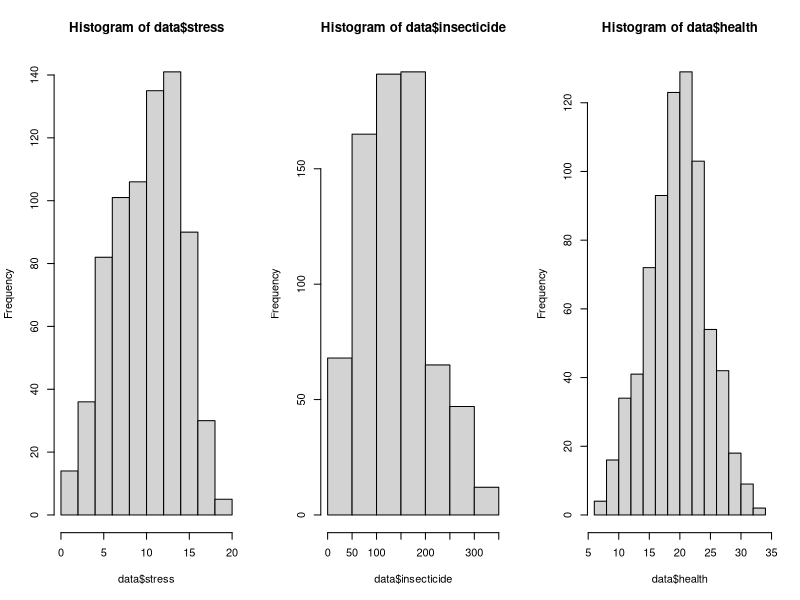
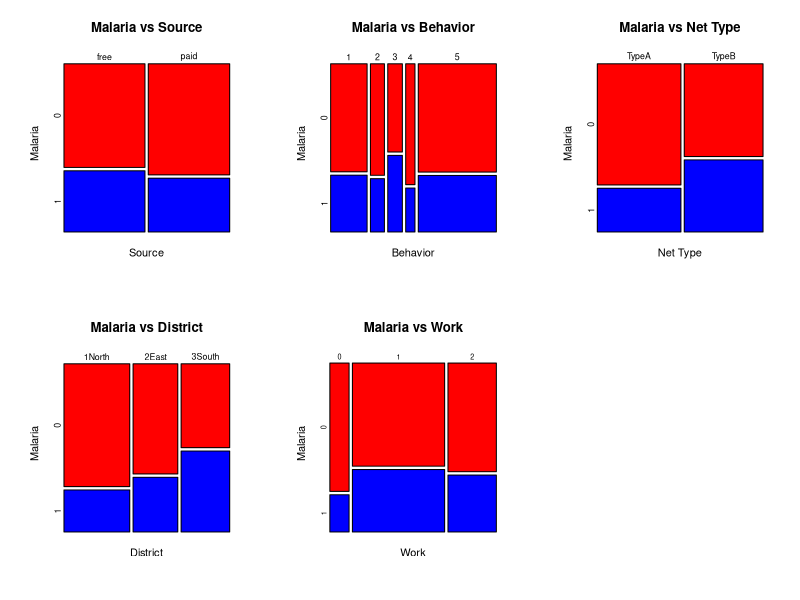
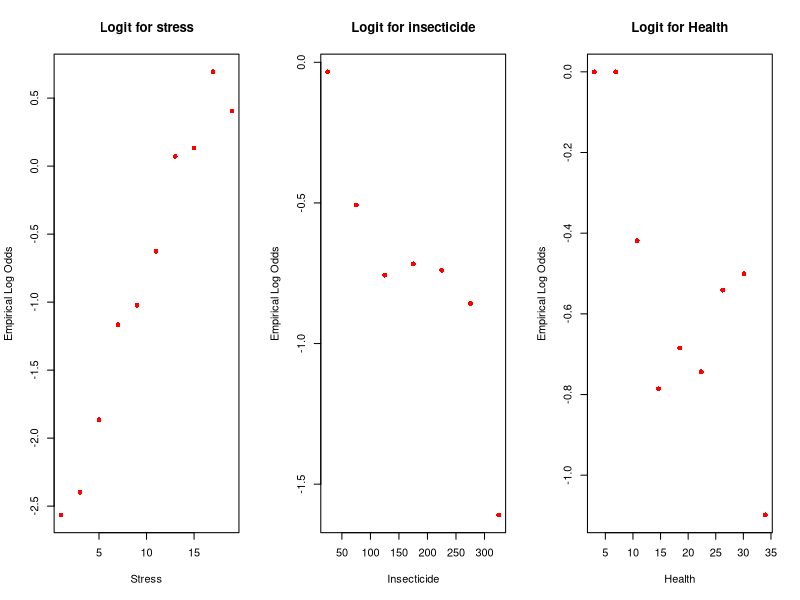
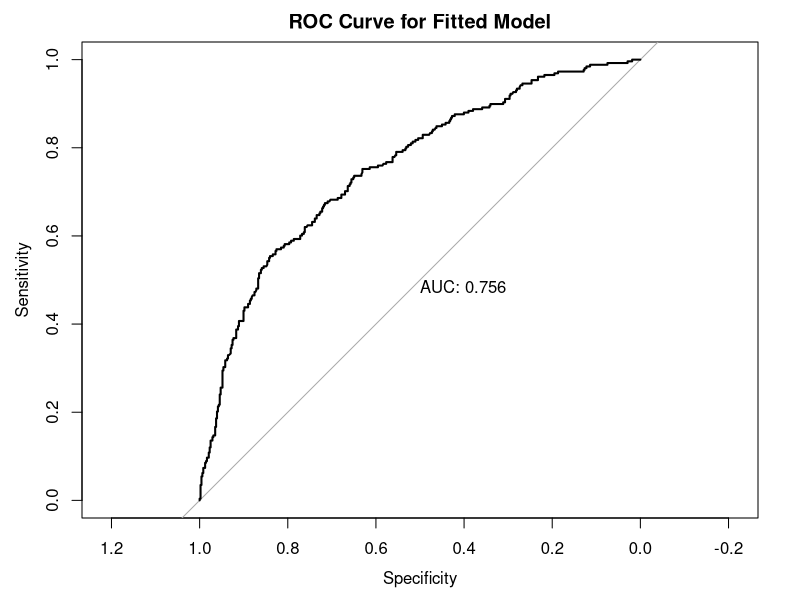
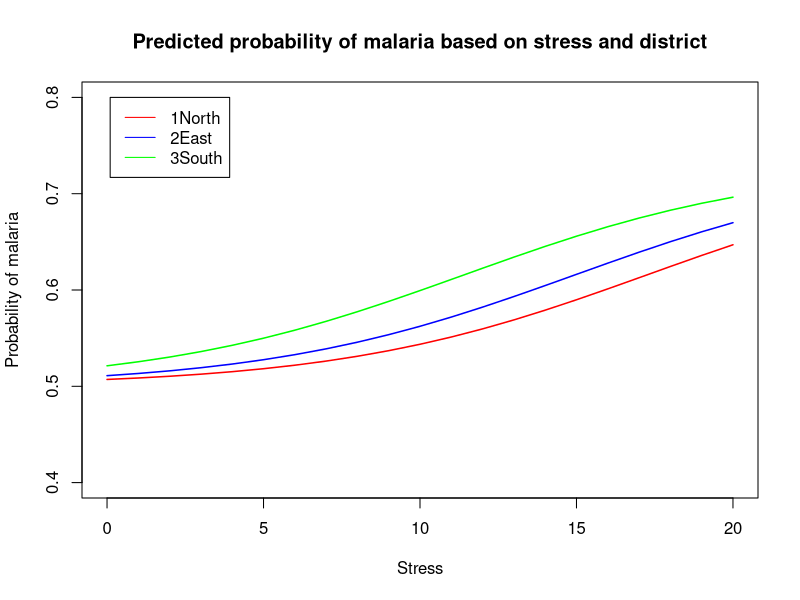
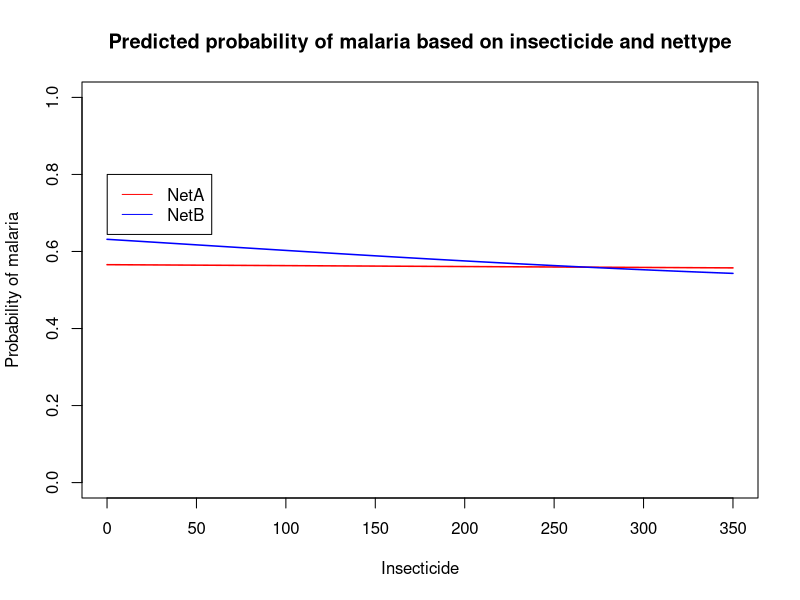
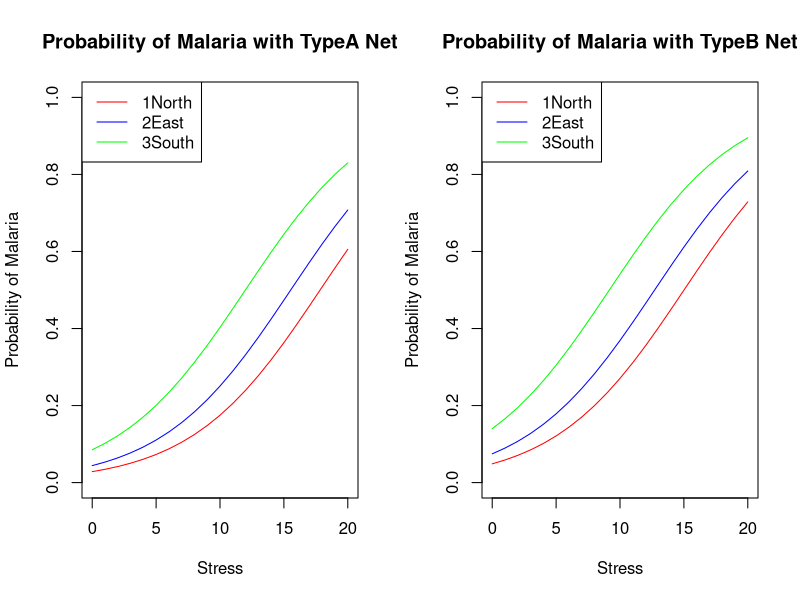
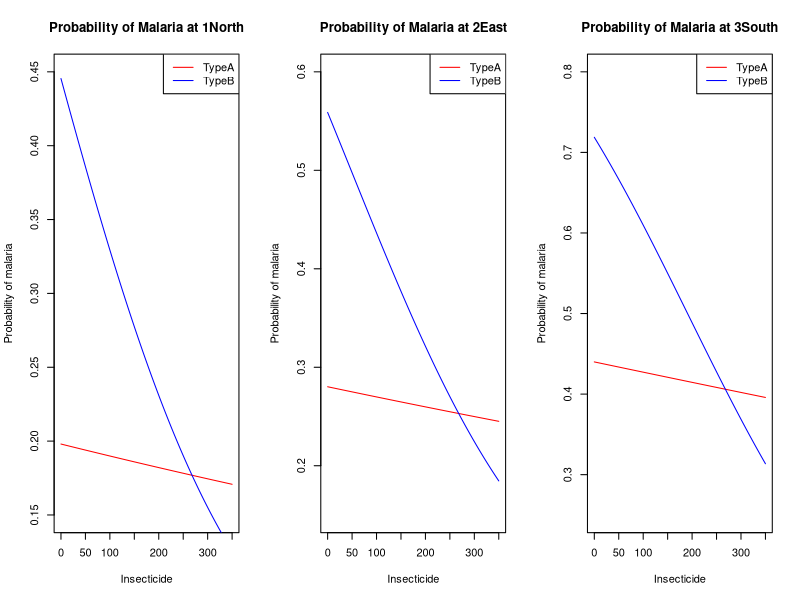

Here is the R script that generated these plots, in order:
# packages
library(pROC)

# import data
fdata = read.csv("malaria.csv")
head(fdata)

# remove Nid column
data = fdata[,-1]
head(data)

# check for null values
sum(is.na(data))

# change categorical variables using factor
data$source = factor(data$source)
data$behavior = factor(data$behavior)
data$nettype = factor(data$nettype)
data$district = factor(data$district)
data$work = factor(data$work)

# characteristics of subjects
summary(data$insecticide)
summary(data$stress)
summary(data$health)


# remove outlier
data = data[(data$insecticide < 424.01),]
data = data[(data$health != 37),]
data = data[(data$district != "9Moon"),]
data$district = droplevels(data$district, exclude = "9Moon")
data = data[(data$stress>0),]

# check for null values after removing outliers
sum(is.na(data))

# histograms
par(mfrow = c(1, 3))
hist(data$stress)
hist(data$insecticide, breaks = seq(0,350, by=50))
hist(data$health)
par(mfrow = c(1, 1))

# Plot of Contingency Table ---------------------------------
par(mfrow = c(2, 3))
mosaicplot(table(data$source, data$malaria),
           color = c("Red", "Blue"),
           xlab="Source",
           ylab="Malaria",
           main="Malaria vs Source",
           cex.axis = 0.8)

mosaicplot(table(data$behavior, data$malaria),
           color = c("Red", "Blue"),
           xlab="Behavior",
           ylab="Malaria",
           main="Malaria vs Behavior",
           cex.axis = 0.8)

mosaicplot(table(data$nettype, data$malaria),
           color = c("Red", "Blue"),
           xlab="Net Type",
           ylab="Malaria",
           main = "Malaria vs Net Type",
           cex.axis = 0.8)

mosaicplot(table(data$district, data$malaria),
           color = c("Red", "Blue"),
           xlab="District",
           ylab="Malaria",
           main="Malaria vs District",
           cex.axis = 0.8)

mosaicplot(table(data$work, data$malaria),
           color = c("Red", "Blue"),
           xlab="Work",
           ylab="Malaria",
           main="Malaria vs Work",
           cex.axis = )
par(mfrow = c(1, 1))

# Chi-sq test for categorical variable ---------------------------------
chisq.test(table(data$malaria, data$source))
chisq.test(table(data$malaria, data$behavior))
chisq.test(table(data$malaria, data$nettype))
chisq.test(table(data$malaria, data$district))
chisq.test(table(data$malaria, data$work))

# LR test for continuous variable ---------------------------------
glm.stress = glm(malaria ~ stress, data=data, family="binomial")
glm.insecticide = glm(malaria ~ insecticide, data=data, family="binomial")
glm.health = glm(malaria ~ health, data=data, family="binomial")

pchisq(anova(glm.stress)[2,2], anova(glm.stress)[2,1], lower.tail = FALSE)
pchisq(anova(glm.insecticide)[2,2], anova(glm.insecticide)[2,1], lower.tail = FALSE)
pchisq(anova(glm.health)[2,2], anova(glm.health)[2,1], lower.tail = FALSE)

# slicing-dicing plot of empirical log-odds ---------------------------------

# Stress
stress.frac = factor(cut(data$stress,breaks=seq(0,20, by=2)))
stressdata <- data.frame(data, stress.frac)
e.probs= tapply(data$malaria, stress.frac, mean)
e.logits.stress <- log(e.probs/(1-e.probs))

# insecticide
insecticide.frac = factor(cut(data$insecticide,breaks=seq(0,350, by=50)))
insecticidedata <- data.frame(data, insecticide.frac)
e.probsins= tapply(data$malaria, insecticide.frac, mean)
e.logit.insecticide <- log(e.probsins/(1-e.probsins))

# health
health.frac = factor(cut(data$health, breaks=seq(5,34, by=3)))
health_data <- data.frame(data, health.frac)
e.probsins = tapply(data$malaria, health.frac, mean)
e.logitsins.health <- log(e.probsins/(1-e.probsins))

par(mfrow = c(1, 3))
plot(seq(1,19, by=2), e.logits.stress, xlab="Stress", col = "red",
     pch = 16, main= "Logit for stress", ylab = "Empirical Log Odds")
plot(seq(25, 325, by=50), e.logit.insecticide, xlab="Insecticide", col = "red",
     pch = 16,main= "Logit for insecticide", ylab = "Empirical Log Odds")
plot(seq(3, 34, length.out=length(e.logitsins.health)),e.logitsins.health,
     xlab="Health", col = "red", pch = 16,
     main= "Logit for Health", ylab = "Empirical Log Odds")
par(mfrow = c(1, 1))

# Model Fitting ---------------------------------

# test transformations of insecticide
# insecticide
summary(glm(malaria ~ insecticide, data = data, family="binomial"))
BIC(glm(malaria ~ insecticide, data = data, family="binomial"))

# sqrt insecticide
summary(glm(malaria ~ sqrt(insecticide), data = data, family="binomial"))
BIC(glm(malaria ~ sqrt(insecticide), data = data, family="binomial"))

# insecticide^2
summary(glm(malaria ~ (insecticide)^2, data = data, family="binomial"))
BIC(glm(malaria ~ (insecticide)^2, data = data, family="binomial"))


# Anova tests for Model Variations ---------------------------------

# all the associated variables
model.associated = glm(malaria ~ nettype + district + work + stress + insecticide,
                 family= "binomial",
                 data = data)
summary(model.associated)
BIC(model.associated) # 868.0192
AIC(model.associated) # 831.166

#all associated variables but with sqrt(insecticide)
model.transform<-glm(malaria ~ nettype + district + work + stress + sqrt(insecticide),
    family= "binomial",
    data = data)
summary(model.transform) #AIC = 831.05
BIC(model.transform) #BIC = 867.9061

# remove net type
model.rem.nettype = glm(malaria ~ district + work + stress + sqrt(insecticide),
                        family= "binomial",
                        data = data)
summary(model.rem.nettype)
AIC(model.rem.nettype) # 840.3344
BIC(model.rem.nettype) # 872.5809

#remove district
model.rem.district = glm(malaria ~ nettype + work + stress + sqrt(insecticide),
                         family= "binomial",
                         data = data)
summary(model.rem.district)
AIC(model.rem.district) # 859.722
BIC(model.rem.district) # 887.3624

# remove work

model.rem.work = glm(malaria ~ nettype + district + stress + sqrt(insecticide),
                    family= "binomial",
                    data = data)
summary(model.rem.work)
AIC(model.rem.work) # 829.6139
BIC(model.rem.work) # 857.2538

#remove stress
model.rem.stress = glm(malaria ~ nettype + district + work + sqrt(insecticide),
                     family= "binomial",
                     data = data)
summary(model.rem.stress)
AIC(model.rem.stress) # 900.2832
BIC(model.rem.stress) # 932.5298

#remove insecticide
model.rem.stress = glm(malaria ~ nettype + district + work + stress,
                       family= "binomial",
                       data = data)
summary(model.rem.stress)
AIC(model.rem.stress) # 834.129
BIC(model.rem.stress) # 866.3756

# From the outs above, the model with the best AIC is the
# model with netype, district, stress, and sqrt(insecticide) as variables.

# Adding interaction to best fit model ---------------------------------

# nettype*sqrt(insecticide)
summary(glm(data$malaria~data$nettype+ data$district + data$stress + sqrt(data$insecticide)+ data$nettype:sqrt(data$insecticide), family= "binomial")) #829.56
BIC(glm(data$malaria~data$nettype+ data$district + data$stress + sqrt(data$insecticide)+ data$nettype:sqrt(data$insecticide), family= "binomial")) #861.8088

# nettype*insecticide
summary(glm(data$malaria~data$nettype+ data$district + data$stress + data$insecticide+ data$nettype:data$insecticide, family= "binomial")) #828.65
BIC(glm(data$malaria~data$nettype+ data$district + data$stress + data$insecticide+ data$nettype:data$insecticide, family= "binomial")) # 860.8999

# stress*work
summary(glm(data$malaria~data$nettype+ data$district + data$stress+ data$work + data$insecticide + data$stress:data$work, family= "binomial")) #834.32
BIC(glm(data$malaria~data$nettype+ data$district + data$stress+ data$insecticide + + data$work + data$stress:data$work, family= "binomial")) # 880.3883

#stress*insecticide
summary(glm(data$malaria~data$nettype+ data$district + data$stress + data$insecticide + data$stress:data$insecticide, family= "binomial")) #831.66
BIC(glm(data$malaria~data$nettype+ data$district + data$stress + data$insecticide + data$stress:data$insecticide, family= "binomial")) #863.9018

# take away district from best AIC model
summary(glm(data$malaria~data$nettype + data$stress + data$insecticide+ data$nettype:data$insecticide, family= "binomial")) #858.3
BIC(glm(data$malaria~data$nettype + data$stress + data$insecticide+ data$nettype:data$insecticide, family= "binomial")) # 881.3299

# Parameter estimates for best AIC model
best.fit<-glm(malaria ~ nettype + district + stress + insecticide + nettype*insecticide,
              family= "binomial",
              data = data)
summary(best.fit)

# Selection Algorithm Check ---------------------------------

# Use stepwise regression algorithm as a sanity check and test whether the
# method used above agrees with the algorithm

# fit model with all parameters
glm.all = glm(malaria ~., data = data, family="binomial")
summary(glm.all)
pchisq(956.98-807.19, 13, lower.tail=FALSE)

# remove variables that are not statistically significant in output
# summary above
glm.reduce = glm(malaria ~. - source - health - work, data=data, family="binomial")
summary(glm.reduce)

# LR test for variables that were not statistically significant. p-value shows
# that source, health, work is not statistically significant
anova(glm.reduce, glm.all)
pchisq(3.754, 4, lower.tail=FALSE) # 0.4403207

# create intercept model for selection algorithm
glm.intercept = glm(malaria ~ 1, data=data, family="binomial")

# forward selection algorithm
glm.forward = step(glm.intercept, direction='forward', scope=formula(glm.all))
formula(glm.forward) # malaria ~ stress + district + nettype + insecticide

# backward selection algorithm
glm.backward = step(glm.all, direction='backward')
formula(glm.backward) # malaria ~ stress + insecticide + nettype + district

# both direction
glm.both = step(glm.intercept, direction='both', scope=formula(glm.all))
formula(glm.both) # malaria ~ stress + district + nettype + insecticide

# check to see if variables omitted from glm.both are not statistically
# significant. p-value shows that variables can be omitted
anova(glm.both, glm.all)
pchisq(1.8935, 4, lower.tail = FALSE) # 0.755339

# check for interaction
glm.interaction = glm(malaria ~ stress + district + nettype + insecticide + stress*district + stress*nettype + stress*insecticide + district*nettype + district*insecticide + nettype*insecticide, data = data, family = "binomial")
summary(glm.interaction)

# forward
glm.interact.forward = step(glm.both, direction='forward', scope=formula(glm.interaction))
formula(glm.interact.forward) # malaria ~ stress + district + nettype + insecticide + nettype:insecticide

# backward
glm.interact.backward = step(glm.interaction, direction='backward')
formula(glm.interact.backward) # malaria ~ stress + district + nettype + insecticide + nettype*insecticide

# both direction
glm.interact.both = step(glm.both, direction='both', scope=formula(glm.interaction))
formula(glm.interact.both) # malaria ~ stress + district + nettype + insecticide + nettype*insecticide

# LR to see if removed interaction terms are statistically significant
anova(glm.interact.both, glm.interaction)
pchisq(6.9708, 8, lower.tail = FALSE) # 0.5397864

# LR to see if interaction term nettype:insecticide cab be omitted
# seems that interaction term is not relevant
anova(glm.both, glm.interact.both)
pchisq(3.057, 1, lower.tail = FALSE) # 0.08038997

# Odds Ratio, CI, p-value ---------------------------------

# Odds Ratio
oddsratios<-exp(best.fit$coefficients); oddsratios

# Confidence Interval for Odds Ratio
exp(confint(best.fit))

# p-value
summary(best.fit)$coefficients[,4]

# Classification Table, Goodness of Fit, ROC Curve -----------------------------

# classification table / confusion matrix
best.fitted = best.fit$fitted.values
best.predict = ifelse(best.fit$fitted.values >= 0.5, 1, 0)
table(data$malaria, best.predict)

# goodness of fit
best.fit$deviance
best.fit$df.residual
1-pchisq(814.6534, 733) #0.0189730

# roc curve
plot.roc(data$malaria, best.fit$fitted.values, print.auc=TRUE, quiet=TRUE,
         main = "ROC Curve for Fitted Model")
auc(data$malaria, best.fit$fitted.values) # 0.756


# Plot of Success Probabilities ---------------------------------

#stress at each district with nettypeA and insecticide=140
p.success = tapply(data$malaria, factor(cut(data$stress, seq(0,20, by=2))), mean)

new1 = data.frame(stress = 0:20, district="1North", nettype = "TypeA", insecticide = 140)
pred.dist1 = predict(best.fit, newdata = new1, type="response")
prob.dist1 = exp(pred.dist1)/(1+exp(pred.dist1))

new2 = data.frame(stress = 0:20, district="2East", nettype = "TypeA", insecticide = 140)
pred.dist2 = predict(best.fit, newdata = new2, type="response")
prob.dist2 = exp(pred.dist2)/(1+exp(pred.dist2))

new3 = data.frame(stress = 0:20, district="3South", nettype = "TypeA", insecticide = 140)
pred.dist3 = predict(best.fit, newdata = new3, type="response")
prob.dist3 = exp(pred.dist3)/(1+exp(pred.dist3))

plot(x=seq(1,19, by=2), y=p.success, type="n", xlim=c(0, 20),ylim=c(0.4,0.8),xlab="Stress", ylab="Probability of malaria", main="Predicted probability of malaria based on stress and district")
lines(0:20, prob.dist1, col="red", lwd=1.5)
lines(0:20, prob.dist2, col="blue", lwd=1.5)
lines(0:20, prob.dist3, col="green", lwd=1.5)

legend(0.1,0.8, c("1North","2East","3South"), col=c("red", "blue", "green"), lty=1)

#insecticide for each net type in 2East at stress=10

p.success.insecticide = tapply(data$malaria, factor(cut(data$insecticide,breaks=seq(0,350, by=50))), mean)

new4 = data.frame(insecticide = 0:350, district="2East", nettype = "TypeA", stress = 10)
pred.netA = predict(best.fit, newdata = new4, type="response")
prob.netA = exp(pred.netA)/(1+exp(pred.netA))

new5 = data.frame(insecticide = 0:350, district="2East", nettype = "TypeB", stress = 10)
pred.netB = predict(best.fit, newdata = new5, type="response")
prob.netB = exp(pred.netB)/(1+exp(pred.netB))

plot(x=seq(25,325, by=50), y=p.success.insecticide, type="n", xlim=c(0, 350),ylim=c(0,1),xlab="Insecticide", ylab="Probability of malaria", main="Predicted probability of malaria based on insecticide and nettype")
lines(0:350, prob.netA, col="red", lwd=1.5)
lines(0:350, prob.netB, col="blue", lwd=1.5)

legend(0.1,0.8, c("NetA","NetB"), col=c("red", "blue"), lty=1)

##3 way plots
# plot for stress and district
new1 = data.frame(stress = 0:20, district="1North", nettype = "TypeA", insecticide = 141.0)
pred.dist1 = predict(best.fit, newdata = new1, type="response")

new2 = data.frame(stress = 0:20, district="2East", nettype = "TypeA", insecticide = 141.0)
pred.dist2 = predict(best.fit, newdata = new2, type="response")

new3 = data.frame(stress = 0:20, district="3South", nettype = "TypeA", insecticide = 141.0)
pred.dist3 = predict(best.fit, newdata = new3, type="response")

new4 = data.frame(stress = 0:20, district="1North", nettype = "TypeB", insecticide = 141.0)
pred.dist4 = predict(best.fit, newdata = new4, type="response")

new5 = data.frame(stress = 0:20, district="2East", nettype = "TypeB", insecticide = 141.0)
pred.dist5 = predict(best.fit, newdata = new5, type="response")

new6 = data.frame(stress = 0:20, district="3South", nettype = "TypeB", insecticide = 141.0)
pred.dist6 = predict(best.fit, newdata = new6, type="response")

par(mfrow=c(1, 2))
plot(0:20, pred.dist1, type="l", ylab="Probability of Malaria", xlab="Stress", col="red", ylim = c(0, 1), main = "Probability of Malaria with TypeA Net")
lines(0:20, pred.dist2, type="l", col="blue")
lines(0:20, pred.dist3, type="l", col="green")
legend("topleft", c("1North","2East","3South"), col=c("red", "blue", "green"), lty=1)

plot(0:20, pred.dist4, type="l", ylab="Probability of Malaria", xlab="Stress", col="red", ylim = c(0, 1), main = "Probability of Malaria with TypeB Net")
lines(0:20, pred.dist5, type="l", col="blue")
lines(0:20, pred.dist6, type="l", col="green")
legend("topleft", c("1North","2East","3South"), col=c("red", "blue", "green"), lty=1)
par(mfrow=c(1, 2))

# plot for insecticide and nettype
new1 = data.frame(stress = 10.40, district="1North", nettype = "TypeA", insecticide = 0:350)
pred.insecticide.1 = predict(best.fit, newdata = new1, type="response")

new2 = data.frame(stress = 10.40, district="2East", nettype = "TypeA", insecticide = 0:350)
pred.insecticide.2 = predict(best.fit, newdata = new2, type="response")

new3 = data.frame(stress = 10.40, district="3South", nettype = "TypeA", insecticide = 0:350)
pred.insecticide.3 = predict(best.fit, newdata = new3, type="response")

new4 = data.frame(stress = 10.40, district="1North", nettype = "TypeB", insecticide = 0:350)
pred.insecticide.4 = predict(best.fit, newdata = new4, type="response")

new5 = data.frame(stress = 10.40, district="2East", nettype = "TypeB", insecticide = 0:350)
pred.insecticide.5 = predict(best.fit, newdata = new5, type="response")

new6 = data.frame(stress = 10.40, district="3South", nettype = "TypeB", insecticide = 0:350)
pred.insecticide.6 = predict(best.fit, newdata = new6, type="response")

par(mfrow=c(1, 3))
plot(0:350, pred.insecticide.1, type="l", ylab="Probability of malaria", col="red", ylim = c(0.15, 0.45), xlab="Insecticide", main="Probability of Malaria at 1North")
lines(0:350, pred.insecticide.4, type="l", col="blue")
legend("topright", c("TypeA", "TypeB"), col=c("red", "blue"), lty=1)

plot(0:350, pred.insecticide.2, type="l", ylab="Probability of malaria", col="red", ylim = c(0.15, 0.6), xlab="Insecticide", main="Probability of Malaria at 2East")
lines(0:350, pred.insecticide.5, type="l", col="blue")
legend("topright", c("TypeA", "TypeB"), col=c("red", "blue"), lty=1)

plot(0:350, pred.insecticide.3, type="l", ylab="Probability of malaria", col="red", ylim = c(0.25, 0.8), xlab="Insecticide", main="Probability of Malaria at 3South")
lines(0:350, pred.insecticide.6, type="l", col="blue")
legend("topright", c("TypeA", "TypeB"), col=c("red", "blue"), lty=1)
par(mfrow=c(1, 1))
